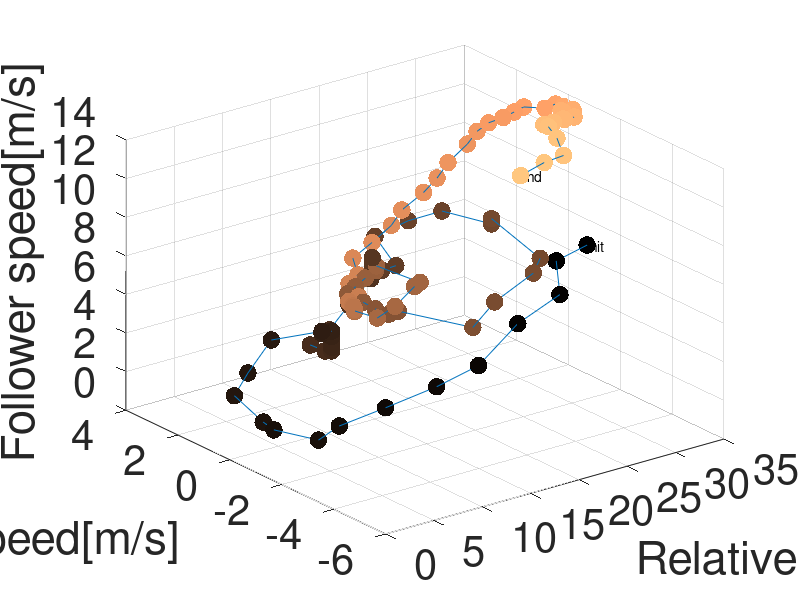

Source code (MATLAB): (Note: this script raises an error after producing the figure.)


clear all
clc

load("2020-07-08-15-15-54_2T3MWRFVXLW056972_CAN_Messages.mat")
valid_accel = accelx;
valid_relative_dist = lead_distance;
valid_relative_spd = relative_vel;
valid_relative_spd(lead_distance>120) = nan;
valid_speed = speed/3.6;

%% overlay data with different deceleraito range
time_aligned = Time-Time(1);
time_enter = 430;
time_exit = 1301;

[~,highway_s_I] = min(abs(time_aligned-time_enter));
[~,highway_e_I] = min(abs(time_aligned-time_exit));

accelx_highway = accelx(highway_s_I:highway_e_I);
highway_rel_speed = relative_vel(highway_s_I:highway_e_I);
highway_lead_dist = lead_distance(highway_s_I:highway_e_I);
speed_highway = valid_speed(highway_s_I:highway_e_I);



%% pick data from 680~780 and do a 3D scatter
time_init = 680;
time_end = 780;

[~,s_I] = min(abs(time_aligned-time_init));
[~,e_I] = min(abs(time_aligned-time_end));

accelx_T1 = accelx(s_I:e_I);
rel_speed_T1 = relative_vel(s_I:e_I);
lead_dist_T1 = lead_distance(s_I:e_I);
speed_T1 = valid_speed(s_I:e_I);
time_T1 = time_aligned(s_I:e_I);



color_pt_temp = (time_T1-time_T1(1))/(time_T1(end)-time_T1(1));

figure()
scatter3(lead_dist_T1,rel_speed_T1,speed_T1,160,color_pt_temp,...
        'o','filled','MarkerFaceAlpha',1.0,'MarkerEdgeAlpha',1.0);
hold on
plot3(lead_dist_T1,rel_speed_T1,speed_T1)

text(lead_dist_T1(1),rel_speed_T1(1),speed_T1(1),'init')
text(lead_dist_T1(end),rel_speed_T1(end),speed_T1(end),'end')

xlabel('Relative distance[m]')
ylabel('Relative speed[m/s]')
zlabel('Follower speed[m/s]')
set(gca,'FontSize',30)

% ticks_value = [0 1];
% hcb = colorbar('Ticks',ticks_value,...
%          'TickLabels',{'T_0',['T_0+',num2str(ticks_value(2))]});

colormap copper

%% plot 3d FS plane 

speed_grid = 0:1:30;
v_rel_grid = -10:1:10;
[XX,YY] = meshgrid(speed_grid,v_rel_grid);

[envelope1,envelope2,envelope3] = m_FS_evnvelopes(speed_grid,v_rel_grid);


figure()
surf(envelope1',YY,XX,'FaceColor',[1 1 1], 'EdgeColor','r')
alpha 0.1
hold on
surf(envelope2',YY,XX,'FaceColor',[1 1 1], 'EdgeColor','g')
alpha 0.1
surf(envelope3',YY,XX,'FaceColor',[1 1 1], 'EdgeColor','b')
alpha 0.1

scatter3(lead_dist_T1,rel_speed_T1,speed_T1,160,color_pt_temp,...
        'o','filled','MarkerFaceAlpha',1.0,'MarkerEdgeAlpha',1.0);
hold on
plot3(lead_dist_T1,rel_speed_T1,speed_T1)

text(lead_dist_T1(1),rel_speed_T1(1),speed_T1(1),'init')
text(lead_dist_T1(end),rel_speed_T1(end),speed_T1(end),'end')

xlabel('Relative distance[m]')
ylabel('Relative speed[m/s]')
zlabel('Speed[m/s]')
set(gca,'FontSize',30)
colormap copper

%%
figure()
pt_plot_handle = scatter3(lead_dist_T1,rel_speed_T1,speed_T1,160,color_pt_temp,...
        'o','filled','MarkerFaceAlpha',1.0,'MarkerEdgeAlpha',1.0); 
hold on 
plot3(lead_dist_T1,rel_speed_T1,speed_T1)
text(lead_dist_T1(1),rel_speed_T1(1),speed_T1(1),'init')
text(lead_dist_T1(end),rel_speed_T1(end),speed_T1(end),'end')
colormap copper
%Get the CLim values after plotting scatterplot
a = get(gca,'Clim');
surf(envelope3',YY,XX,'FaceColor','b', 'EdgeColor','b','Facealpha',0.4,'Edgealpha',0.5)
hold on
set(gca,'Clim',a);
xlabel('Relative distance[m]')
ylabel('Relative speed[m/s]')
zlabel('Speed[m/s]')
set(gca,'FontSize',30)
set(gcf, 'Color', 'w');
% eval(['export_fig ','mFS_envelope1_data',' -jpg']);


figure()
pt_plot_handle = scatter3(lead_dist_T1,rel_speed_T1,speed_T1,160,color_pt_temp,...
        'o','filled','MarkerFaceAlpha',1.0,'MarkerEdgeAlpha',1.0); 
hold on 
plot3(lead_dist_T1,rel_speed_T1,speed_T1)
text(lead_dist_T1(1),rel_speed_T1(1),speed_T1(1),'init')
text(lead_dist_T1(end),rel_speed_T1(end),speed_T1(end),'end')
colormap copper
%Get the CLim values after plotting scatterplot
a = get(gca,'Clim');
surf(envelope3',YY,XX,'FaceColor',[0 0 0.2], 'EdgeColor','b','Facealpha',0.2,'Edgealpha',0.5)
hold on
surf(envelope2',YY,XX,'FaceColor',[0 0.2 0], 'EdgeColor','g','Facealpha',0.2,'Edgealpha',0.5)

set(gca,'Clim',a);
xlabel('Relative distance[m]')
ylabel('Relative speed[m/s]')
zlabel('Speed[m/s]')
set(gca,'FontSize',30)
set(gcf, 'Color', 'w');
% eval(['export_fig ','mFS_envelope2_data',' -jpg']);


figure()
pt_plot_handle = scatter3(lead_dist_T1,rel_speed_T1,speed_T1,160,color_pt_temp,...
        'o','filled','MarkerFaceAlpha',1.0,'MarkerEdgeAlpha',1.0); 
hold on 
plot3(lead_dist_T1,rel_speed_T1,speed_T1)
text(lead_dist_T1(1),rel_speed_T1(1),speed_T1(1),'init')
text(lead_dist_T1(end),rel_speed_T1(end),speed_T1(end),'end')
colormap copper
%Get the CLim values after plotting scatterplot
a = get(gca,'Clim');
surf(envelope1',YY,XX,'FaceColor',[0.5 0 0], 'EdgeColor','r','Facealpha',0.2,'Edgealpha',0.5)
hold on
surf(envelope2',YY,XX,'FaceColor',[0 0.2 0], 'EdgeColor','g','Facealpha',0.2,'Edgealpha',0.5)
surf(envelope3',YY,XX,'FaceColor',[0 0 0.2], 'EdgeColor','b','Facealpha',0.2,'Edgealpha',0.5)

set(gca,'Clim',a);
xlabel('Relative distance[m]')
ylabel('Relative speed[m/s]')
zlabel('Speed[m/s]')
set(gca,'FontSize',30)
set(gcf, 'Color', 'w');
% eval(['export_fig ','mFS_envelope3_data',' -jpg']);


%%
[FS_envelope1,FS_envelope2,FS_envelope3] = FS_evnvelopes(speed_grid,v_rel_grid);
figure()
pt_plot_handle = scatter3(lead_dist_T1,rel_speed_T1,speed_T1,160,color_pt_temp,...
        'o','filled','MarkerFaceAlpha',1.0,'MarkerEdgeAlpha',1.0); 
hold on 
plot3(lead_dist_T1,rel_speed_T1,speed_T1)
text(lead_dist_T1(1),rel_speed_T1(1),speed_T1(1),'init')
text(lead_dist_T1(end),rel_speed_T1(end),speed_T1(end),'end')
colormap copper
%Get the CLim values after plotting scatterplot
a = get(gca,'Clim');
surf(FS_envelope3',YY,XX,'FaceColor','b', 'EdgeColor','b','Facealpha',0.4,'Edgealpha',0.5)
hold on
set(gca,'Clim',a);

xlabel('Relative distance[m]')
ylabel('Relative speed[m/s]')
zlabel('Speed[m/s]')
set(gca,'FontSize',30)
set(gcf, 'Color', 'w');
% eval(['export_fig ','FS_envelope1_data',' -jpg']);


figure()
pt_plot_handle = scatter3(lead_dist_T1,rel_speed_T1,speed_T1,160,color_pt_temp,...
        'o','filled','MarkerFaceAlpha',1.0,'MarkerEdgeAlpha',1.0); 
hold on 
plot3(lead_dist_T1,rel_speed_T1,speed_T1)
text(lead_dist_T1(1),rel_speed_T1(1),speed_T1(1),'init')
text(lead_dist_T1(end),rel_speed_T1(end),speed_T1(end),'end')
colormap copper
%Get the CLim values after plotting scatterplot
a = get(gca,'Clim');
surf(FS_envelope3',YY,XX,'FaceColor',[0 0 0.2], 'EdgeColor','b','Facealpha',0.2,'Edgealpha',0.5)
hold on
surf(FS_envelope2',YY,XX,'FaceColor',[0 0.2 0], 'EdgeColor','g','Facealpha',0.2,'Edgealpha',0.5)
set(gcf, 'Color', 'w');
% eval(['export_fig ','FS_envelope2_data',' -jpg']);



set(gca,'Clim',a);
xlabel('Relative distance[m]')
ylabel('Relative speed[m/s]')
zlabel('Speed[m/s]')
set(gca,'FontSize',30)

figure()
pt_plot_handle = scatter3(lead_dist_T1,rel_speed_T1,speed_T1,160,color_pt_temp,...
        'o','filled','MarkerFaceAlpha',1.0,'MarkerEdgeAlpha',1.0); 
hold on 
plot3(lead_dist_T1,rel_speed_T1,speed_T1)
text(lead_dist_T1(1),rel_speed_T1(1),speed_T1(1),'init')
text(lead_dist_T1(end),rel_speed_T1(end),speed_T1(end),'end')
colormap copper
%Get the CLim values after plotting scatterplot
a = get(gca,'Clim');
surf(FS_envelope1',YY,XX,'FaceColor',[0.5 0 0], 'EdgeColor','r','Facealpha',0.2,'Edgealpha',0.5)
hold on
surf(FS_envelope2',YY,XX,'FaceColor',[0 0.2 0], 'EdgeColor','g','Facealpha',0.2,'Edgealpha',0.5)
surf(FS_envelope3',YY,XX,'FaceColor',[0 0 0.2], 'EdgeColor','b','Facealpha',0.2,'Edgealpha',0.5)

set(gca,'Clim',a);
xlabel('Relative distance[m]')
ylabel('Relative speed[m/s]')
zlabel('Speed[m/s]')
set(gca,'FontSize',30)
set(gcf, 'Color', 'w');
% eval(['export_fig ','FS_envelope3_data',' -jpg']);





%% help function --- modified FS envelopes
function [envelope1,envelope2,envelope3] = m_FS_evnvelopes(speed_grid,v_rel_grid)
    delta0_x1 = 4.5;
    delta0_x2 = 5.25;
    delta0_x3 = 6.0;
    d_1 = 1.5;
    d_2 = 1.0;
    d_3 = 0.5;
    h_1 = 0.4;
    h_2 = 1.2;
    h_3 = 1.8;

    envelope1 = zeros(length(speed_grid),length(v_rel_grid));
    envelope2 = zeros(length(speed_grid),length(v_rel_grid));
    envelope3 = zeros(length(speed_grid),length(v_rel_grid));
    
    
    for i = 1:1:length(speed_grid)
        for j = 1:1:length(v_rel_grid)
            v_f = speed_grid(i);
            
            dv_ss = v_rel_grid(j);
            dv_ss(dv_ss>=0) = 0;          
            
            del_x_bound1 =  delta0_x1 + (dv_ss.^2)/(2*d_1) + h_1*v_f;
            del_x_bound2 =  delta0_x2 + (dv_ss.^2)/(2*d_2) + h_2*v_f;
            del_x_bound3 =  delta0_x3 + (dv_ss.^2)/(2*d_3) + h_3*v_f;
            envelope1(i,j) =  del_x_bound1;
            envelope2(i,j) =  del_x_bound2;
            envelope3(i,j) =  del_x_bound3;
        end
    end
    
end


function [envelope1,envelope2,envelope3] = FS_evnvelopes(speed_grid,v_rel_grid)
    delta0_x1 = 4.5;
    delta0_x2 = 5.25;
    delta0_x3 = 6.0;
    d_1 = 1.5;
    d_2 = 1.0;
    d_3 = 0.5;

    envelope1 = zeros(length(speed_grid),length(v_rel_grid));
    envelope2 = zeros(length(speed_grid),length(v_rel_grid));
    envelope3 = zeros(length(speed_grid),length(v_rel_grid));
    
    
    for i = 1:1:length(speed_grid)
        for j = 1:1:length(v_rel_grid)
            v_f = speed_grid(i);
            
            dv_ss = v_rel_grid(j);
            dv_ss(dv_ss>=0) = 0;          
            
            del_x_bound1 =  delta0_x1 + (dv_ss.^2)/(2*d_1);
            del_x_bound2 =  delta0_x2 + (dv_ss.^2)/(2*d_2);
            del_x_bound3 =  delta0_x3 + (dv_ss.^2)/(2*d_3);
            envelope1(i,j) =  del_x_bound1;
            envelope2(i,j) =  del_x_bound2;
            envelope3(i,j) =  del_x_bound3;
        end
    end
    
end


%% help functions --- overlay FS curves
function [h1,h2,h3] = overlay_FS_curves(v_f)

dv_s = -10:0.1:10;
dv_ss = dv_s;
dv_ss(dv_ss>=0) = 0;

delta0_x1 = 4.5;
delta0_x2 = 5.25;
delta0_x3 = 6.0;
d_1 = 1.5;
d_2 = 1.0;
d_3 = 0.5;
h_1 = 0.4;
h_2 = 1.2;
h_3 = 1.8;

del_x_bound1 =  delta0_x1 + (dv_ss.^2)/(2*d_1) + h_1*v_f;
del_x_bound2 =  delta0_x2 + (dv_ss.^2)/(2*d_2) + h_2*v_f;
del_x_bound3 =  delta0_x3 + (dv_ss.^2)/(2*d_3) + h_3*v_f;

h1 = plot(dv_s,del_x_bound1,'LineWidth',2,'Color',[0.3010 0.7450 0.9330]);
h2 = plot(dv_s,del_x_bound2,'LineWidth',2,'Color',[0.3010 0.7450 0.9330]);
h3 = plot(dv_s,del_x_bound3,'LineWidth',2,'Color',[0.3010 0.7450 0.9330]);
end
